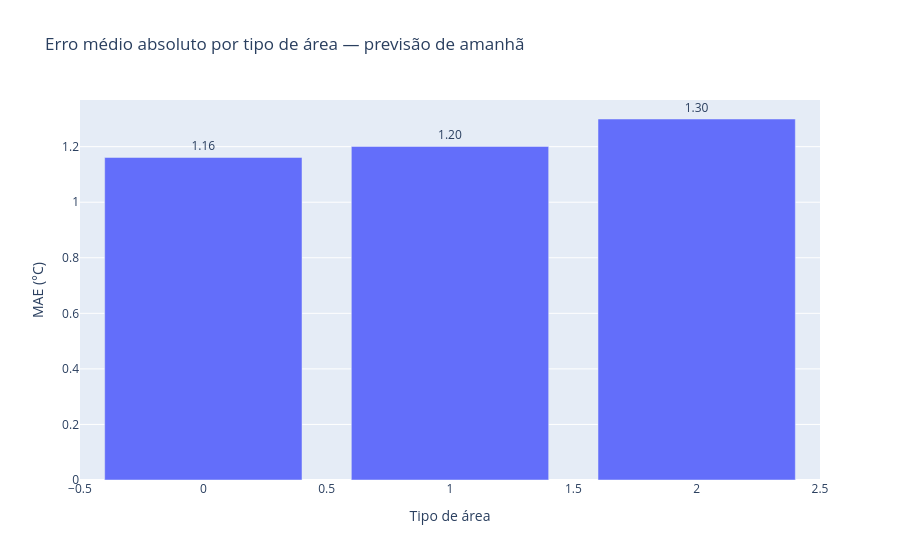

Here is the notebook cell this chart was saved with:
### Markdown cell above
### Gráfico: MAE por tipo de área — amanhã

### Code cell
erro_tipo_area_amanha.createOrReplaceTempView("erro_tipo_area_amanha")

erro_tipo_area_amanha_rows = spark.sql("""
    SELECT
        tipo_area_idx,
        mae
    FROM erro_tipo_area_amanha
    ORDER BY tipo_area_idx
""").collect()

erro_tipo_area_amanha_plot = {
    "tipo_area_idx": [row["tipo_area_idx"] for row in erro_tipo_area_amanha_rows],
    "mae": [row["mae"] for row in erro_tipo_area_amanha_rows]
}

fig = px.bar(
    erro_tipo_area_amanha_plot,
    x="tipo_area_idx",
    y="mae",
    text="mae",
    title="Erro médio absoluto por tipo de área — previsão de amanhã",
    labels={
        "tipo_area_idx": "Tipo de área",
        "mae": "MAE (°C)"
    }
)

fig.update_traces(texttemplate="%{text:.2f}", textposition="outside")
fig.show()

### Figure 1 — Plotly figure (JSON) as saved in the notebook; plotly's stock layout.template omitted (floating-point values rounded to 4 significant figures)
{"data": [{"hovertemplate": "Tipo de área=%{x}<br>MAE (°C)=%{text}<extra></extra>", "legendgroup": "", "marker": {"color": "#636efa", "pattern": {"shape": ""}}, "name": "", "orientation": "v", "showlegend": false, "text": [1.161, 1.201, 1.3], "textposition": "outside", "texttemplate": "%{text:.2f}", "type": "bar", "x": [0.0, 1.0, 2.0], "xaxis": "x", "y": [1.161, 1.201, 1.3], "yaxis": "y"}], "layout": {"barmode": "relative", "legend": {"tracegroupgap": 0}, "title": {"text": "Erro médio absoluto por tipo de área — previsão de amanhã"}, "xaxis": {"anchor": "y", "domain": [0, 1], "title": {"text": "Tipo de área"}}, "yaxis": {"anchor": "x", "domain": [0, 1], "title": {"text": "MAE (°C)"}}}}
